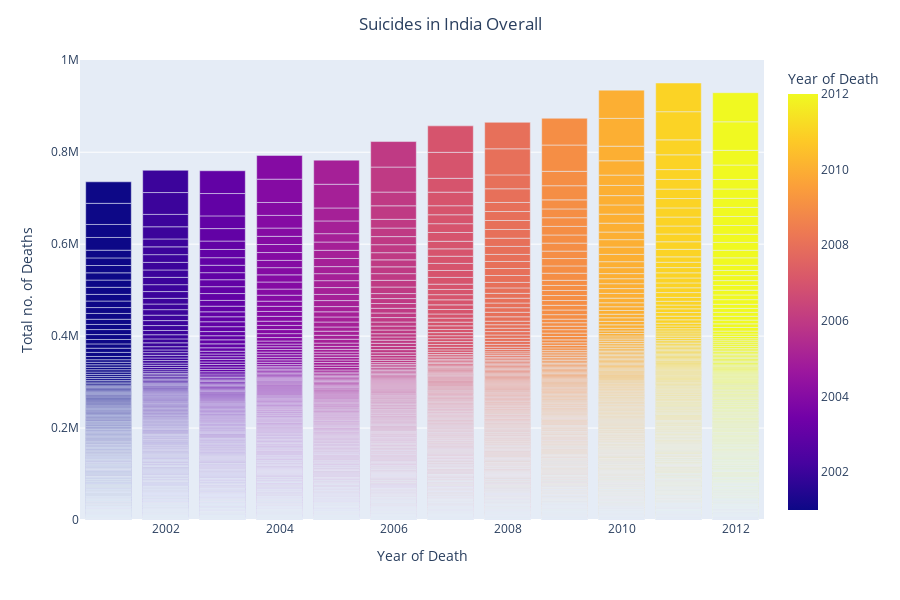

Here is the notebook cell this chart was saved with:
### Code cell
fig = px.bar(overall_data_grp,x='Year of Death',y='Total no. of Deaths',color='Year of Death',height=600)
fig.update_layout(
    title={
        'text':"Suicides in India Overall",
        'y':0.97,
        'x':0.5,
        'xanchor':'center',
        'yanchor':'top'
    }
)
fig.show()

### Figure 1 — Plotly figure (JSON) as saved in the notebook; plotly's stock layout.template omitted (floating-point values rounded to 4 significant figures; data arrays with more than 128 entries replaced by an {"elided": "..."} marker saying what was removed)
{"data": [{"alignmentgroup": "True", "hovertemplate": "Year of Death=%{marker.color}<br>Total no. of Deaths=%{y}<extra></extra>", "legendgroup": "", "marker": {"color": {"elided": "8188 int values"}, "coloraxis": "coloraxis"}, "name": "", "offsetgroup": "", "orientation": "v", "showlegend": false, "textposition": "auto", "type": "bar", "x": {"elided": "8188 int values"}, "xaxis": "x", "y": {"elided": "8188 int values"}, "yaxis": "y"}], "layout": {"barmode": "relative", "coloraxis": {"colorbar": {"title": {"text": "Year of Death"}}, "colorscale": [[0, "#0d0887"], [0.1111, "#46039f"], [0.2222, "#7201a8"], [0.3333, "#9c179e"], [0.4444, "#bd3786"], [0.5556, "#d8576b"], [0.6667, "#ed7953"], [0.7778, "#fb9f3a"], [0.8889, "#fdca26"], [1, "#f0f921"]]}, "height": 600, "legend": {"tracegroupgap": 0}, "margin": {"t": 60}, "title": {"text": "Suicides in India Overall", "x": 0.5, "xanchor": "center", "y": 0.97, "yanchor": "top"}, "xaxis": {"anchor": "y", "domain": [0, 1], "title": {"text": "Year of Death"}}, "yaxis": {"anchor": "x", "domain": [0, 1], "title": {"text": "Total no. of Deaths"}}}}
